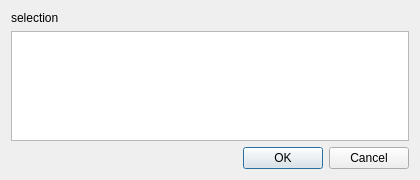
<?xml version="1.0" encoding="UTF-8"?>
<ui version="4.0">
 <class>SelectorDialog</class>
 <widget class="QDialog" name="SelectorDialog">
  <property name="geometry">
   <rect>
    <x>0</x>
    <y>0</y>
    <width>420</width>
    <height>180</height>
   </rect>
  </property>
  <property name="windowIcon">
   <iconset resource="../assets/resources.qrc">
    <normaloff>:/tycommander</normaloff>:/tycommander</iconset>
  </property>
  <layout class="QVBoxLayout" name="verticalLayout">
   <item>
    <widget class="QLabel" name="descriptionLabel">
     <property name="text">
      <string notr="true">selection</string>
     </property>
    </widget>
   </item>
   <item>
    <widget class="QTreeView" name="tree">
     <property name="indentation">
      <number>0</number>
     </property>
     <property name="rootIsDecorated">
      <bool>false</bool>
     </property>
     <property name="uniformRowHeights">
      <bool>true</bool>
     </property>
     <property name="allColumnsShowFocus">
      <bool>true</bool>
     </property>
     <attribute name="headerVisible">
      <bool>false</bool>
     </attribute>
     <attribute name="headerCascadingSectionResizes">
      <bool>true</bool>
     </attribute>
    </widget>
   </item>
   <item>
    <widget class="QDialogButtonBox" name="buttonBox">
     <property name="orientation">
      <enum>Qt::Horizontal</enum>
     </property>
     <property name="standardButtons">
      <set>QDialogButtonBox::Cancel|QDialogButtonBox::Ok</set>
     </property>
    </widget>
   </item>
  </layout>
 </widget>
 <resources>
  <include location="../assets/resources.qrc"/>
 </resources>
 <connections/>
</ui>
